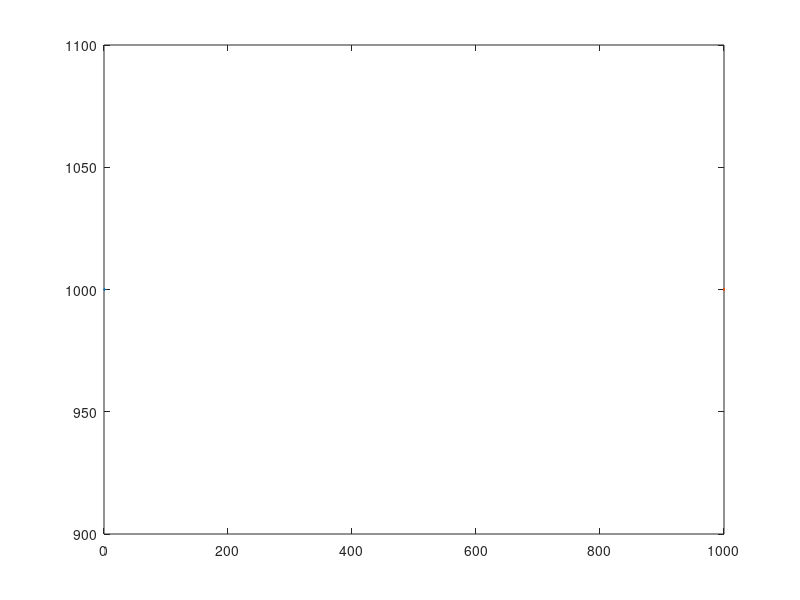

Reproduce this figure in MATLAB.
c = -1;
x = 0;
N = 1000;
for idx = N
    while x <= 1
        x = x + rand;
        c = c+1;
    end
    j = [c,idx];
end
plot(j,N)